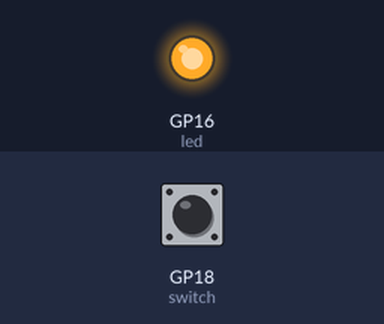
Bench run of a program on a simulated Raspberry Pi Pico running MicroPython. Parts: output pins drawn as LEDs (lit = HIGH). The inputs (shaded band) are chosen by the test bench; at power-on: GP18 (switch) HIGH. What the program prints to the serial console is not drawn.

Above: at 1.2 s.
1.3 s: GP18 (switch) pulled LOW for 0.15 s
At 1.38 s:
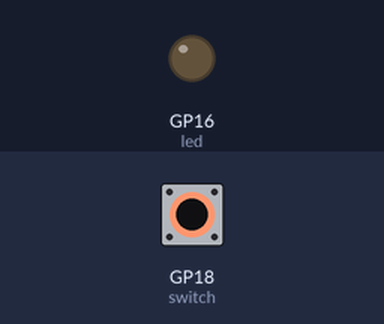
2.9 s: GP18 (switch) pulled LOW for 3.2 s
At 7.2 s:
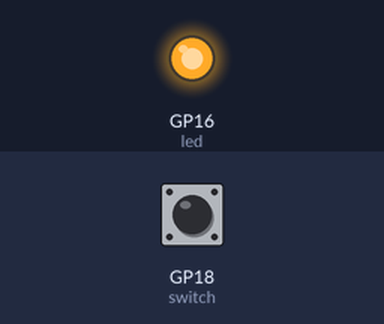
Timing chart, 0 to 8.7 s (numbered marks = the images above; inputs shaded):
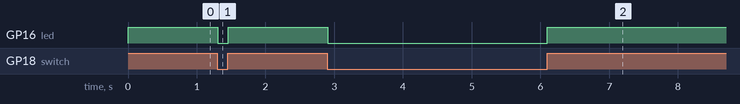

Measured:
- after the input at 1.3 s, GP16 (led): HIGH → LOW at once, → HIGH 0.15 s later
- after the input at 2.9 s, GP16 (led): HIGH → LOW at once, → HIGH 3.2 s later

The program:

01_button_led_basic.py
```python
from machine import Pin
import time

# ピン番号の定義
LED_PIN    = 16    # LEDをつなぐピン（GP16 = D16コネクタ）
SWITCH_PIN = 18    # スイッチをつなぐピン（GP18 = D18コネクタ）

# 待機時間の定義
SLEEP_TIME = 0.01  # 10ms ごとにスイッチを確認する

# スイッチ状態の定義
SWITCH_PRESSED  = 1  # スイッチが押されている状態
SWITCH_RELEASED = 0  # スイッチが離されている状態

#LED状態の定義
LED_ON  = 1  # LED点灯
LED_OFF = 0  # LED消灯

# ピン設定
led    = Pin(LED_PIN,    Pin.OUT)              # LED：出力として設定
switch = Pin(SWITCH_PIN, Pin.IN)                # スイッチ：入力として設定（Grove Buttonは基板内蔵のプルダウン抵抗を使用）

print("スイッチ入力プログラム開始")

# メインループ
while True:
    # スイッチの現在の状態を読み取る（0 または 1 が返る）
    switch_state = switch.value()

    if switch_state == SWITCH_PRESSED:   # スイッチを押しているとき
        led.value(LED_ON)                # → LED を点灯
    else:                                # スイッチをはなしているとき
        led.value(LED_OFF)               # → LED を消灯

    time.sleep(SLEEP_TIME)  # 少し待ってから次のループへ
```
